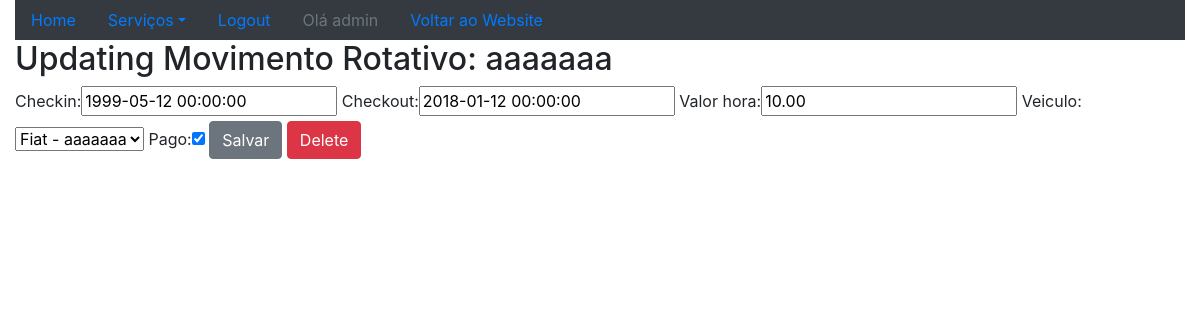
The page /sistema/mov-rot-update/4/ (signed in) on the database its author committed.
### core/models.py (models this page shows, shortened)
class MovimentoRot(models.Model):
    checkin = models.DateTimeField(auto_now=False)
    checkout = models.DateTimeField(auto_now=False, null=True, blank=True)
    valor_hora = models.DecimalField(max_digits=5,decimal_places=2)
    veiculo = models.ForeignKey(Veiculo,on_delete=models.PROTECT)
    pago = models.BooleanField(default=False)
    def __str__(self):
        return self.veiculo.placa

class Veiculo(models.Model):
    marca = models.ForeignKey(Marca,on_delete=models.PROTECT)
    placa = models.CharField(max_length=7)
    proprietario = models.ForeignKey(Pessoa,on_delete=models.PROTECT)
    cor = models.CharField(max_length=15)
    observacoes = models.TextField()
    def __str__(self):
        return self.marca.nome + ' - ' + self.placa

### core/views.py (the view)
# urls.py: re_path(r'^mov-rot-update/(?P<id>\d+)/$',mov_rot_update,name='core_mov_rot_update'),
@login_required
def mov_rot_update(request,id):
    data = {}
    movRot = MovimentoRot.objects.get(id=id)
    form = MovRotForm(request.POST or None, instance=movRot)
    data['movRot'] = movRot
    data['form'] = form
    if request.method == 'POST':
        if form.is_valid():
            form.save()
            return redirect('core_lista_mov_rot')
    else:
        return render(request,'core/update_mov_rot.html',data)

### core/forms.py
class MovRotForm(ModelForm):
    class Meta:
        model = MovimentoRot
        fields = '__all__'

### core/templates/core/update_mov_rot.html (shortened to what this page needs)
{% extends "base.html" %}
{% load bootstrap %}
{% block main %}
    <div class="row">
        <div class="col">
            <h2>Updating Movimento Rotativo: {{ movRot }}</h2>
            <form action="{% url 'core_mov_rot_update' movRot.id %}" method="POST">
                {{ form|bootstrap }}
                <button type="submit" class="btn btn-secondary">Salvar</button>
                <a href="{% url 'core_mov_rot_delete' movRot.id %}" class="btn btn-danger">Delete</a>
            </form>
        </div>
    </div>
{% endblock %}

### templates/base.html (shortened to what this page needs)
{% load static %}
<!DOCTYPE html>
<html lang="en">
<head>
    <link rel="stylesheet"  href="{% static 'bootstrap/css/bootstrap.css' %}">
</head>
<body>
    <div class="container-fluid">
        <div class="row">
            <div class="col-md-12">
                <ul class="nav nav-pills bg-dark">
                    <li class="nav-item">
                        <a class="nav-link " href="{% url 'core_home' %}">Home</a>
                    </li>
                    <li class="nav-item dropdown">
                        <a class="nav-link dropdown-toggle" data-toggle="dropdown" href="#" role="button" aria-haspopup="true" aria-expanded="false">Serviços</a>
                    </li>
                    {% if user.is_authenticated %}
                        <li class="nav-item">
                            <a class="nav-link " href="{% url 'logout' %}">Logout</a>
                        </li>
                        <li class="nav-item">
                            <a class="nav-link disabled" href="#">Olá {{ user }}</a>
                        </li>
                    {% else %}
                        <li class="nav-item">
                            <a class="nav-link " href="{% url 'login' %}">Login</a>
                        </li>
                    {% endif %}
                    <li class="nav-item">
                        <a class="nav-link " href="{% url 'website_home' %}">Voltar ao Website</a>
                    </li>
                </ul>
            </div>
        </div>
        {% block main %}
        {% endblock  %}
    </div>
</body>
</html>

### rows shown on the page
MovimentoRot: veiculo.placa "aaaaaaa", checkin "1999-05-12 00:00:00", checkout "2018-01-12 00:00:00", valor_hora "10.00", veiculo "Fiat - aaaaaaa", pago "☑"

### other values the page prints
{{ user }} "admin"
